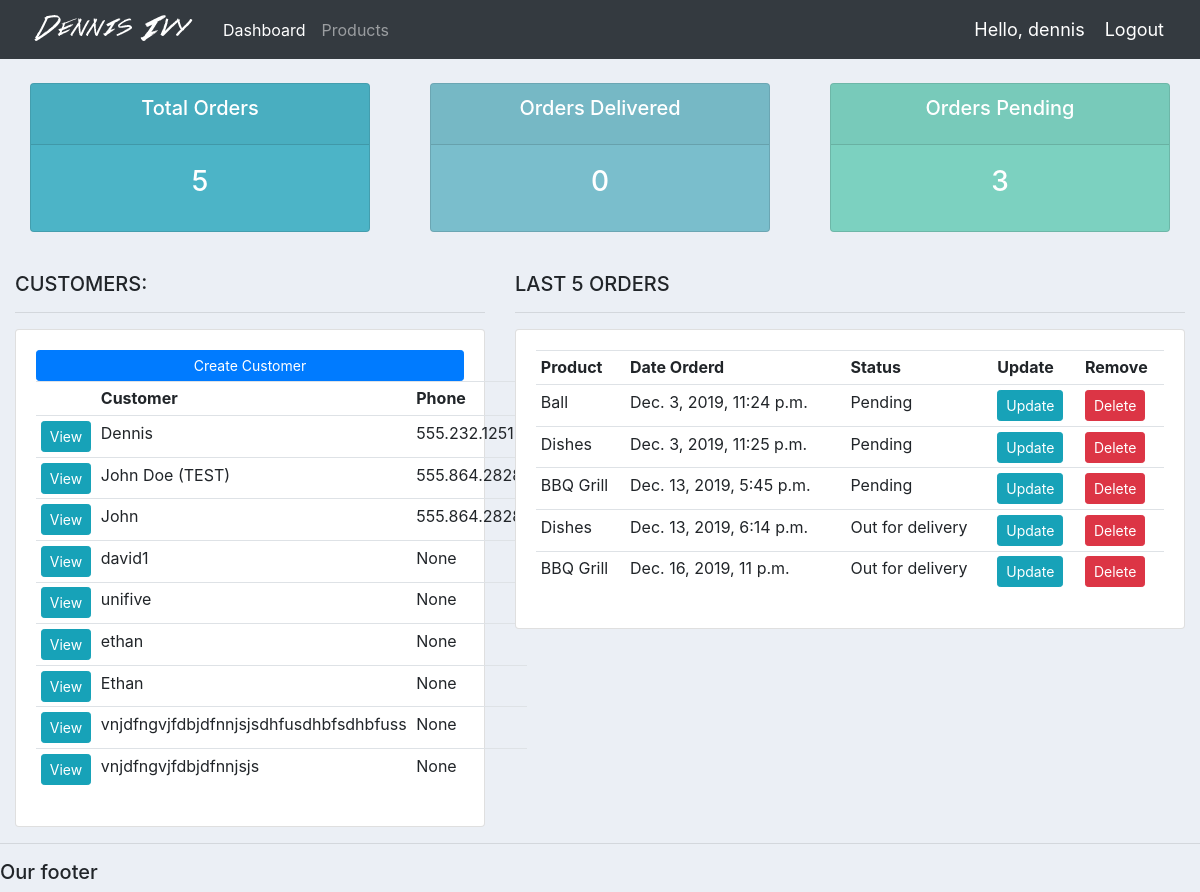
The app's page / (signed in) with its own data.
### accounts/models.py (models this page shows, shortened)
class Customer(models.Model):
	user = models.OneToOneField(User, null=True, blank=True, on_delete=models.CASCADE)
	name = models.CharField(max_length=200, null=True)
	phone = models.CharField(max_length=200, null=True)
	email = models.CharField(max_length=200, null=True)
	profile_pic = models.ImageField(default="profile1.png", null=True, blank=True)
	date_created = models.DateTimeField(auto_now_add=True, null=True)

class Order(models.Model):
	STATUS = (
			('Pending', 'Pending'),
			('Out for delivery', 'Out for delivery'),
			('Delivered', 'Delivered'),
			)
	customer = models.ForeignKey(Customer, null=True, on_delete= models.SET_NULL)
	product = models.ForeignKey(Product, null=True, on_delete= models.SET_NULL)
	date_created = models.DateTimeField(auto_now_add=True, null=True)
	status = models.CharField(max_length=200, null=True, choices=STATUS)
	note = models.CharField(max_length=1000, null=True)

class Product(models.Model):
	CATEGORY = (
			('Indoor', 'Indoor'),
			('Out Door', 'Out Door'),
			)
	name = models.CharField(max_length=200, null=True)
	price = models.FloatField(null=True)
	category = models.CharField(max_length=200, null=True, choices=CATEGORY)
	description = models.CharField(max_length=200, null=True, blank=True)
	date_created = models.DateTimeField(auto_now_add=True, null=True)
	tags = models.ManyToManyField(Tag)
	def __str__(self):
		return self.name

### accounts/decorators.py (the view)
	def wrapper_function(request, *args, **kwargs):
		group = None
		if request.user.groups.exists():
			group = request.user.groups.all()[0].name
		if group == 'customer':
			return redirect('user-page')
		if group == 'admin':
			return view_func(request, *args, **kwargs)

### accounts/views.py (called while the page is built)
@login_required(login_url='login')
@admin_only
def home(request):
	orders = Order.objects.all()
	customers = Customer.objects.all()
	total_customers = customers.count()
	total_orders = orders.count()
	delivered = orders.filter(status='Delivered').count()
	pending = orders.filter(status='Pending').count()
	context = {'orders':orders, 'customers':customers,
	'total_orders':total_orders,'delivered':delivered,
	'pending':pending }
	return render(request, 'accounts/dashboard.html', context)

### accounts/templates/accounts/dashboard.html
{%  extends 'accounts/main.html' %}
{% block content %}
{%  include 'accounts/status.html' %}
<br>
<div class="row">
	<div class="col-md-5">
		<h5>CUSTOMERS:</h5>
		<hr>
		<div class="card card-body">
			<a class="btn btn-primary  btn-sm btn-block" href="">Create Customer</a>
			<table class="table table-sm">
				<tr>
					<th></th>
					<th>Customer</th>
					<th>Phone</th>
				</tr>
				{% for customer in customers %}
					<tr>
						<td><a class="btn btn-sm btn-info" href="{% url 'customer' customer.id %}">View</a></td>
						<td>{{customer.name}}</td>
						<td>{{customer.phone}}</td>
					</tr>
				{% endfor %}
			</table>
		</div>
	</div>
	<div class="col-md-7">
		<h5>LAST 5 ORDERS</h5>
		<hr>
		<div class="card card-body">
			<table class="table table-sm">
				<tr>
					<th>Product</th>
					<th>Date Orderd</th>
					<th>Status</th>
					<th>Update</th>
					<th>Remove</th>
				</tr>
				{% for order in orders %}
					<tr>
						<td>{{order.product}}</td>
						<td>{{order.date_created}}</td>
						<td>{{order.status}}</td>
						<td><a class="btn btn-sm btn-info" href="{% url 'update_order' order.id %}">Update</a></td>
						<td><a class="btn btn-sm btn-danger" href="{% url 'delete_order' order.id %}">Delete</a></td>
					</tr>
				{% endfor %}
			</table>
		</div>
	</div>
</div>
{% endblock %}

### accounts/templates/accounts/main.html (shortened to what this page needs)
{% load static %}
<!DOCTYPE html>
<html>
<head>
	<link rel="stylesheet" href="https://stackpath.bootstrapcdn.com/bootstrap/4.3.1/css/bootstrap.min.css">
	<link rel="stylesheet" type="text/css" href="{% static '/css/main.css' %}">
</head>
<body>
	{%  include 'accounts/navbar.html' %}
	<div class="container-fluid">
	{% block content %}
	{% endblock %}
    </div>
	<hr>
	<h5>Our footer</h5>
</body>
</html>

### accounts/templates/accounts/navbar.html (shortened to what this page needs)
{% load static %}
<nav class="navbar navbar-expand-lg navbar-dark bg-dark">
 <img src="{% static 'images/logo.png' %}">
  <div class="collapse navbar-collapse" id="navbarNav">
    <ul class="navbar-nav">
      {% if request.user.is_staff %}
      <li class="nav-item active">
        <a class="nav-link" href="{% url 'home' %}">Dashboard</a>
      </li>
      <li class="nav-item">
        <a class="nav-link" href="{% url 'products' %}">Products</a>
      </li>
      {% else %}
       <li class="nav-item">
        <a class="nav-link" href="{% url 'account' %}">Settings</a>
      </li>
      {% endif %}
    </ul>
  </div>
  <span class="hello-msg">Hello, {{request.user}}</span>
  <span ><a  class="hello-msg" href="{% url 'logout' %}">Logout</a></span>
</nav>

### accounts/templates/accounts/status.html
<br>
<div class="row">
	<div class="col">
		<div class="col-md">
			<div class="card text-center text-white  mb-3" id="total-orders">
			  	<div class="card-header">
			  		<h5 class="card-title">Total Orders</h5>
			  	</div>
			  	<div class="card-body">
			    	<h3 class="card-title">{{total_orders}}</h3>
			  	</div>
			</div>
		</div>
	</div>
	<div class="col">
		<div class="col-md">
			<div class="card text-center text-white  mb-3" id="orders-delivered">
			  	<div class="card-header">
			  		<h5 class="card-title">Orders Delivered</h5>
			  	</div>
			  	<div class="card-body">
			    	<h3 class="card-title">{{delivered}}</h3>
			  	</div>
			</div>
		</div>
	</div>
	<div class="col">
		<div class="col-md">
			<div class="card text-center text-white  mb-3" id="orders-pending">
			  	<div class="card-header">
			  		<h5 class="card-title">Orders Pending</h5>
			  	</div>
			  	<div class="card-body">
			    	<h3 class="card-title">{{pending}}</h3>
			  	</div>
			</div>
		</div>
	</div>
</div>

### static/css/main.css (style rules this page uses)
body { background-color: #ebeff5; }
#total-orders { background-color: #4cb4c7; }
#orders-delivered { background-color: #7abecc; }
#orders-pending { background-color: #7CD1C0; }

### accounts/templates/accounts/navbar.html (style rules this page uses)
.hello-msg { font-size: 18px; color: #fff; margin-right: 20px; }

### records on screen
Customer: name "Dennis", phone "555.232.1251"
Customer: name "John Doe (TEST)", phone "555.864.2828"
Customer: name "John", phone "555.864.2828"
Customer: name "david1", phone "None"
Customer: name "unifive", phone "None"
Customer: name "ethan", phone "None"
Customer: name "Ethan", phone "None"
Customer: name "vnjdfngvjfdbjdfnnjsjsdhfusdhbfsdhbfuss", phone "None"
Customer: name "vnjdfngvjfdbjdfnnjsjs", phone "None"
Order: product "Ball", date_created "Dec. 3, 2019, 11:24 p.m.", status "Pending"
Order: product "Dishes", date_created "Dec. 3, 2019, 11:25 p.m.", status "Pending"
Order: product "BBQ Grill", date_created "Dec. 13, 2019, 5:45 p.m.", status "Pending"
Order: product "Dishes", date_created "Dec. 13, 2019, 6:14 p.m.", status "Out for delivery"
Order: product "BBQ Grill", date_created "Dec. 16, 2019, 11 p.m.", status "Out for delivery"

### other values on screen
{{ request.user }} "dennis"
{{ total_orders }} "5"
{{ delivered }} "0"
{{ pending }} "3"
